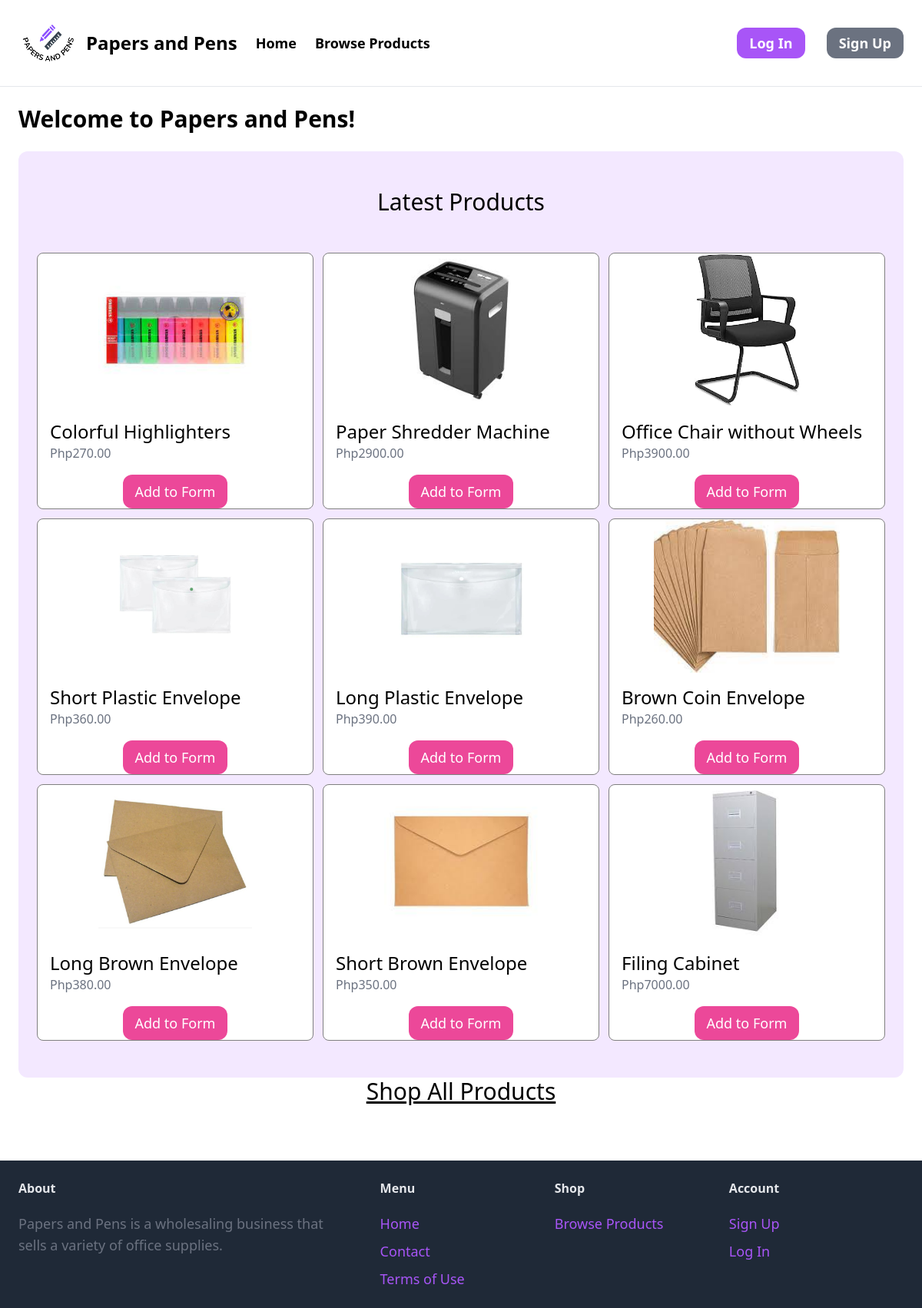
The page / on the database its author committed.
### products/models.py (models this page shows, shortened)
class Product(models.Model):
    category = models.ForeignKey(Category, related_name='products', on_delete=models.CASCADE)
    product_name = models.CharField(max_length=250, help_text = "Enter product name.")
    description = models.TextField(blank=True, null=True, help_text = "Enter product description.")
    price = models.FloatField(help_text = "Enter product price.")
    image = models.ImageField(upload_to='product_images', blank=True, null=True, help_text = "Upload product image.")
    available = models.BooleanField(default=True)
    publish_date = models.DateTimeField(auto_now_add=True)
    modified_date = models.DateTimeField(auto_now=True)
    created_by = models.ForeignKey(User, on_delete=models.SET_NULL, null=True, blank=True)
    class Meta:
        ordering = ('-publish_date',)

### catalog/views.py (the view)
# urls.py: path('', views.index, name="index"),
def index(request):
    products = Product.objects.filter(available=True)[0:9]
    return render(request, 'catalog/index.html', {
        'products' : products,
    }
)

### catalog/templates/catalog/index.html (shortened to what this page needs)
{% extends 'catalog/base.html'%}
{% block content %}
    {% if request.user.is_authenticated %}
        <strong class="mb-12 text-3xl text-center">Welcome back, {{ user.first_name }}!</strong>
    {% else %}
        <strong class="mb-12 text-3xl text-center">Welcome to Papers and Pens!</strong>
    {% endif %}
    <div class="mt-6 px-6 py-12 bg-purple-100 rounded-xl">
        <h2 class="mb-12 text-3xl text-center">Latest Products</h2>
        <div class="grid grid-cols-3 gap-3">
            {% for product in products %}
                <div class="product-container">
                    <a href="{% url 'product:detail' product.id %}">
                        <div class="image-container">
                            <img src="{{ product.image.url }}" class="product-image" alt="{{ product.product_name }}">
                        </div>
                        <div class="p-6 bg-white rounded-b-xl">
                            <h2 class="text-2xl">{{ product.product_name }}</h2>
                            <p class="text-gray-500">Php{{ product.price | floatformat:2 }}</p>
                        </div>
                    </a>
                    <div class="button-container">
                        {% if request.user.is_superuser %}
                            <div class='mt-6 pg-6 bg-gray rounded-xl'>
                                <a href="{% url 'product:edit' product.id %}" class="inline-block mt-6 px-6 py-3 text-lg font-semibold bg-purple-500 text-white rounded-xl">Edit</a>
                                <a href="{% url 'product:delete' product.id %}" class="inline-block mt-6 px-6 py-3 text-lg font-semibold bg-red-500 text-white rounded-xl">Delete</a>
                            </div>
                        {% else %}
                            <button data-product={{product.id}} data-action="add" class="py-2 px-4 bg-pink-500 text-lg rounded-xl text-white add-btn update-cart">Add to Form</button>
                        {% endif %}
                    </div>
                </div>
            {% endfor %}
        </div>
    </div>
    <div>
        <a href="{% url 'product:browse' %}" style="text-decoration: underline;">
            <h2 class="mb-12 text-3xl text-center">Shop All Products</h2>
        </a>
    </div>
{% endblock %}

### catalog/templates/catalog/index.html (style rules this page uses)
.product-container { width: 100%; border: 1px solid white; border-color: gray; border-radius: 8px; background-color: white; display: flex; flex-direction: column; }
.image-container { width: 100%; height: 200px; overflow: hidden; }
.product-image { width: 100%; height: 100%; object-fit: contain; }
.button-container { display: flex; justify-content: center; margin-top: auto; }
.p-6 { padding: 1rem; }

### rows shown on the page
Product: image (picture), product_name "Colorful Highlighters", price "270.00"
Product: image (picture), product_name "Paper Shredder Machine", price "2900.00"
Product: image (picture), product_name "Office Chair without Wheels", price "3900.00"
Product: image (picture), product_name "Short Plastic Envelope", price "360.00"
Product: image (picture), product_name "Long Plastic Envelope", price "390.00"
Product: image (picture), product_name "Brown Coin Envelope", price "260.00"
Product: image (picture), product_name "Long Brown Envelope", price "380.00"
Product: image (picture), product_name "Short Brown Envelope", price "350.00"
Product: image (picture), product_name "Filing Cabinet", price "7000.00"
